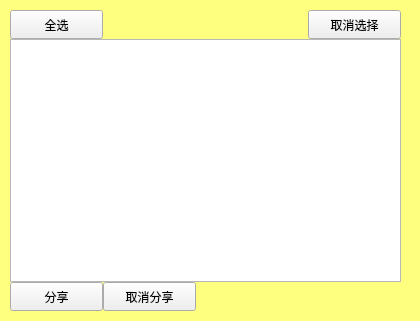
<?xml version="1.0" encoding="UTF-8"?>
<ui version="4.0">
 <class>ShareFile</class>
 <widget class="QWidget" name="ShareFile">
  <property name="geometry">
   <rect>
    <x>0</x>
    <y>0</y>
    <width>420</width>
    <height>321</height>
   </rect>
  </property>
  <property name="minimumSize">
   <size>
    <width>420</width>
    <height>321</height>
   </size>
  </property>
  <property name="maximumSize">
   <size>
    <width>420</width>
    <height>321</height>
   </size>
  </property>
  <property name="windowTitle">
   <string>Form</string>
  </property>
  <property name="styleSheet">
   <string notr="true">QWidget#ShareFile
{
	background-color: rgb(255, 255, 127);
}</string>
  </property>
  <widget class="QWidget" name="">
   <property name="geometry">
    <rect>
     <x>10</x>
     <y>10</y>
     <width>391</width>
     <height>301</height>
    </rect>
   </property>
   <layout class="QVBoxLayout" name="verticalLayout">
    <property name="spacing">
     <number>0</number>
    </property>
    <item>
     <layout class="QHBoxLayout" name="horizontalLayout">
      <item>
       <widget class="QPushButton" name="pushButton_all">
        <property name="minimumSize">
         <size>
          <width>93</width>
          <height>29</height>
         </size>
        </property>
        <property name="text">
         <string>全选</string>
        </property>
       </widget>
      </item>
      <item>
       <spacer name="horizontalSpacer">
        <property name="orientation">
         <enum>Qt::Horizontal</enum>
        </property>
        <property name="sizeHint" stdset="0">
         <size>
          <width>40</width>
          <height>20</height>
         </size>
        </property>
       </spacer>
      </item>
      <item>
       <widget class="QPushButton" name="pushButton_cancle">
        <property name="minimumSize">
         <size>
          <width>93</width>
          <height>29</height>
         </size>
        </property>
        <property name="maximumSize">
         <size>
          <width>93</width>
          <height>29</height>
         </size>
        </property>
        <property name="text">
         <string>取消选择</string>
        </property>
       </widget>
      </item>
     </layout>
    </item>
    <item>
     <widget class="QListWidget" name="listWidget"/>
    </item>
    <item>
     <layout class="QHBoxLayout" name="horizontalLayout_2">
      <item>
       <widget class="QPushButton" name="pushButton_OK">
        <property name="minimumSize">
         <size>
          <width>93</width>
          <height>29</height>
         </size>
        </property>
        <property name="maximumSize">
         <size>
          <width>93</width>
          <height>29</height>
         </size>
        </property>
        <property name="text">
         <string>分享</string>
        </property>
       </widget>
      </item>
      <item>
       <widget class="QPushButton" name="pushButton_NO">
        <property name="minimumSize">
         <size>
          <width>93</width>
          <height>29</height>
         </size>
        </property>
        <property name="maximumSize">
         <size>
          <width>93</width>
          <height>29</height>
         </size>
        </property>
        <property name="text">
         <string>取消分享</string>
        </property>
       </widget>
      </item>
      <item>
       <spacer name="horizontalSpacer_2">
        <property name="orientation">
         <enum>Qt::Horizontal</enum>
        </property>
        <property name="sizeHint" stdset="0">
         <size>
          <width>40</width>
          <height>20</height>
         </size>
        </property>
       </spacer>
      </item>
     </layout>
    </item>
   </layout>
  </widget>
 </widget>
 <resources/>
 <connections/>
</ui>
